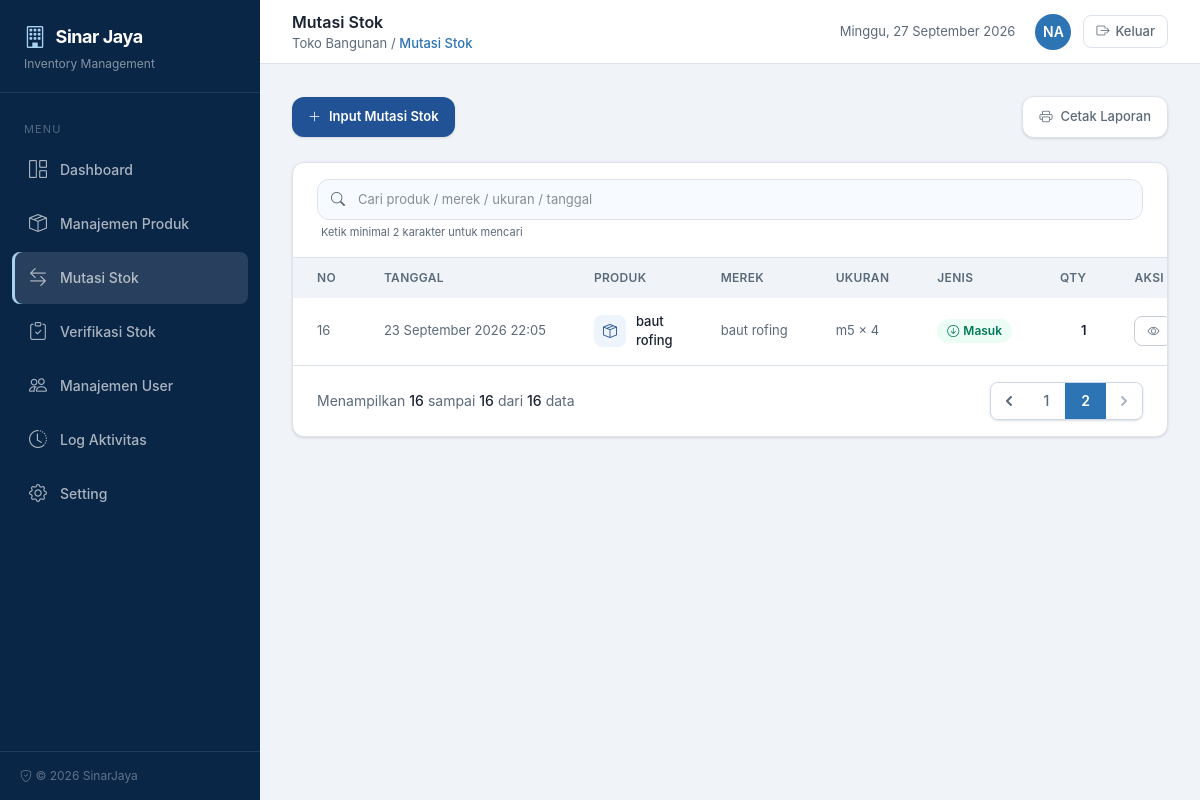
Screenshot of /mutasi-stok?page=2 (signed in) with the database file from the repository.
### tables this page shows
CREATE TABLE "mutasi_stok" ("id" integer primary key autoincrement not null, "id_ukuran" integer not null, "tanggal" datetime not null, "jenis" varchar not null, "qty" numeric not null, "harga_modal" numeric not null, "harga_jual" numeric not null, "keterangan" varchar, "created_at" datetime, "updated_at" datetime, "deleted_at" datetime, foreign key("id_ukuran") references ukuran("id") on delete no action on update no action);

CREATE TABLE "produk" ("id" integer primary key autoincrement not null, "nama" varchar not null, "created_at" datetime, "updated_at" datetime, "deleted_at" datetime);

CREATE TABLE "merek" ("id" integer primary key autoincrement not null, "id_produk" integer not null, "merek" varchar not null, "created_at" datetime, "updated_at" datetime, "deleted_at" datetime, foreign key("id_produk") references "produk"("id"));

CREATE TABLE "ukuran" ("id" integer primary key autoincrement not null, "id_merek" integer not null, "ukuran" varchar not null, "stok" numeric not null, "harga_modal" numeric not null, "harga_jual" numeric not null, "created_at" datetime, "updated_at" datetime, "deleted_at" datetime, ukuran_numeric REAL, foreign key("id_merek") references "merek"("id"));

### index.php (called while the page is built, shortened)
<?php
require_once __DIR__ . '/includes/db.php';
require_once __DIR__ . '/includes/helpers.php';
$uri = parse_url($_SERVER['REQUEST_URI'], PHP_URL_PATH);
$uri = rtrim($uri, '/') ?: '/';
$method = $_SERVER['REQUEST_METHOD'];
$routes = [
    'GET /'                               => ['action' => 'middleware',    'auth' => 'guest'],
    'GET /login'                          => ['page' => 'login',           'auth' => 'guest'],
    'POST /login'                         => ['action' => 'auth',          'auth' => 'guest'],
    'GET /logout'                         => ['action' => 'auth',          'auth' => 'auth', 'do' => 'logout'],
    'GET /dashboard'                      => ['page' => 'dashboard',       'auth' => 'auth'],
    'GET /produk'                         => ['page' => 'produk',          'auth' => 'auth'],
    'POST /produk'                        => ['action' => 'produk',        'auth' => 'auth'],
    'GET /mutasi-stok'                    => ['page' => 'mutasi-stok',     'auth' => 'auth'],
    'GET /mutasi-stok/detail'             => ['page' => 'mutasi-stok-detail', 'auth' => 'auth'],
    'GET /mutasi-stok/input'              => ['page' => 'mutasi-stok-input', 'auth' => 'auth'],
    'POST /mutasi-stok'                   => ['action' => 'mutasi',        'auth' => 'auth'],
    'POST /mutasi-stok/input'             => ['action' => 'mutasi',        'auth' => 'auth'],
    'GET /verifikasi-stok'                => ['page' => 'verifikasi-stok', 'auth' => 'auth'],
    'GET /verifikasi-stok/detail'         => ['page' => 'verifikasi-stok-detail', 'auth' => 'auth'],
    'GET /verifikasi-stok/input'          => ['page' => 'verifikasi-stok-input', 'auth' => 'auth'],
    'POST /verifikasi-stok'               => ['action' => 'verifikasi',    'auth' => 'auth'],
    'POST /verifikasi-stok/input'         => ['action' => 'verifikasi',    'auth' => 'auth'],
    'GET /manajemen-user'                 => ['page' => 'manajemen-user',  'auth' => 'auth'],
    'POST /manajemen-user'                => ['action' => 'user',          'auth' => 'auth'],
    'GET /log-aktivitas'                  => ['page' => 'log-aktivitas',   'auth' => 'auth'],
    'GET /cetak-mutasi'                   => ['page' => 'cetak-mutasi',    'auth' => 'auth'],
    'GET /cetak-log'                      => ['page' => 'cetak-log',       'auth' => 'auth'],
    'GET /setting'                        => ['page' => 'setting',         'auth' => 'auth'],
    'POST /setting'                       => ['action' => 'setting',       'auth' => 'auth'],
    'GET /api/produk-cascade'             => ['api' => 'produk-cascade', 'auth' => 'auth'],
];
$routeKey = $method . ' ' . $uri;
$route = $routes[$routeKey];
$pageFile = __DIR__ . '/pages/' . $route['page'] . '.php';
require $pageFile;

### includes/helpers.php (called while the page is built, shortened)
<?php
function sanitize(mixed $value): string
{
    return htmlspecialchars((string)$value, ENT_QUOTES, 'UTF-8');
}
function e(mixed $value): string
{
    return sanitize($value);
}
function format_qty(float $value): string
{
    $value = round($value, 2);
    if (abs($value - round($value)) < 1e-9) {
        return number_format($value, 0, ',', '.');
    }
    return rtrim(rtrim(number_format($value, 2, ',', '.'), '0'), ',');
}

### includes/db.php (called while the page is built, shortened)
<?php
require_once __DIR__ . '/migrations.php';
function db(): PDO
{
    return $GLOBALS['__pdo_singleton'];
}

### includes/migrations.php (called while the page is built, shortened)
<?php
function migrations_run(PDO $db): void
{
    static $ran = false;
    if ($ran) {
        return;
    }
    $ran = true;
}

### pages/mutasi-stok.php (the view, shortened to what this page needs)
<?php
function format_tanggal($dateStr)
{
    $months = [1 => 'Januari', 2 => 'Februari', 3 => 'Maret', 4 => 'April', 5 => 'Mei', 6 => 'Juni', 7 => 'Juli', 8 => 'Agustus', 9 => 'September', 10 => 'Oktober', 11 => 'November', 12 => 'Desember'];
    $dt = new DateTime($dateStr);
    return $dt->format('d') . ' ' . $months[(int)$dt->format('m')] . ' ' . $dt->format('Y H:i');
}
$search = trim($_GET['search'] ?? '');
$where = 'm.deleted_at IS NULL';
$params = [];
$countSql = "SELECT COUNT(*) FROM mutasi_stok m
    JOIN ukuran u ON u.id = m.id_ukuran
    JOIN merek me ON me.id = u.id_merek
    JOIN produk p ON p.id = me.id_produk
    WHERE {$where}";
$countStmt = db()->prepare($countSql);
$countStmt->execute($params);
$total = (int)$countStmt->fetchColumn();
$page = max(1, (int)($_GET['page'] ?? 1));
$perPage = 15;
$totalPages = max(1, (int)ceil($total / $perPage));
$page = min($page, $totalPages);
$offset = ($page - 1) * $perPage;
$sql = "SELECT m.*, u.ukuran, u.stok, me.merek, p.nama as produk_nama
    FROM mutasi_stok m
    JOIN ukuran u ON u.id = m.id_ukuran
    JOIN merek me ON me.id = u.id_merek
    JOIN produk p ON p.id = me.id_produk
    WHERE {$where}
    ORDER BY m.tanggal DESC, m.id DESC
    LIMIT {$perPage} OFFSET {$offset}";
$stmt = db()->prepare($sql);
$stmt->execute($params);
$rows = $stmt->fetchAll(PDO::FETCH_ASSOC);
$pagination = [
    'rows' => $rows,
    'total' => $total,
    'page' => $page,
    'perPage' => $perPage,
    'totalPages' => $totalPages,
    'hasPages' => $totalPages > 1,
    'hasPrev' => $page > 1,
    'hasNext' => $page < $totalPages,
    'firstItem' => $total > 0 ? ($page - 1) * $perPage + 1 : 0,
    'lastItem' => min($page * $perPage, $total),
];
?>
<div class="space-y-6">
    <div class="flex flex-col sm:flex-row sm:items-center justify-between gap-4">
        <a href="/mutasi-stok/input?new=1"
            class="inline-flex items-center gap-2 px-4 py-2.5 bg-[#205295] text-white text-[13px] font-semibold rounded-xl hover:bg-[#183d72] transition shadow-sm">
            <i class="bi bi-plus-lg"></i> Input Mutasi Stok
        </a>
        <button onclick="window.openModalCetakMutasi()" type="button"
            class="inline-flex items-center gap-2 px-4 py-2.5 bg-white border border-[#dce3ed] text-[#5a6a7a] text-[13px] font-medium rounded-xl hover:bg-[#f0f4f8] transition shadow-sm">
            <i class="bi bi-printer"></i> Cetak Laporan
        </button>
    </div>
    <div class="bg-white rounded-xl shadow-sm border border-[#dce3ed] overflow-hidden">
        <div class="px-6 py-4 border-b border-[#dce3ed]">
            <form method="GET" action="/mutasi-stok" class="relative flex">
                    <input type="text" name="search" value="<?= e($search) ?>"
                        placeholder="Cari produk / merek / ukuran / tanggal"
                        minlength="2"
                        title="Ketik minimal 2 karakter untuk mencari"
                        class="w-full pl-10 pr-4 py-2.5 text-[13px] border border-[#dce3ed] rounded-xl focus:outline-none focus:ring-2 focus:ring-[#205295]/20 focus:border-[#205295] transition bg-[#f7faff]">
                    <i class="bi bi-search absolute left-3.5 top-1/2 -translate-y-1/2 text-[#5a6a7a] text-sm"></i>
            </form>
            <p class="mt-1 text-[11px] text-[#5a6a7a] pl-1">Ketik minimal 2 karakter untuk mencari</p>
        </div>
        <div class="overflow-x-auto">
            <table class="w-full text-[13px]">
                <thead>
                    <tr class="text-left bg-[#f0f4f9] text-[#5a6a7a] text-xs uppercase tracking-wide">
                        <th class="px-6 py-3 font-semibold">No</th>
                        <th class="px-6 py-3 font-semibold">Tanggal</th>
                        <th class="px-6 py-3 font-semibold">Produk</th>
                        <th class="px-6 py-3 font-semibold">Merek</th>
                        <th class="px-6 py-3 font-semibold">Ukuran</th>
                        <th class="px-6 py-3 font-semibold">Jenis</th>
                        <th class="px-6 py-3 font-semibold text-right">Qty</th>
                        <th class="px-6 py-3 font-semibold">Aksi</th>
                    </tr>
                </thead>
                <tbody class="divide-y divide-[#e4e9f0]">
                    <?php if (empty($rows)): ?>
                        <tr>
                            <td colspan="6" class="px-6 py-12 text-center text-[#5a6a7a]">
                                <i class="bi bi-inbox text-4xl block mb-2 text-[#c3cbd5]"></i>
                                <?php if ($search !== ''): ?>
                                    Tidak ada data yang cocok dengan pencarian "<strong><?= e($search) ?></strong>".
                                <?php else: ?>
                                    Belum ada riwayat mutasi stok.
                                <?php endif; ?>
                            </td>
                        </tr>
                    <?php else: ?>
                        <?php $no = ($page - 1) * $perPage; ?>
                        <?php foreach ($rows as $row): $no++; ?>
                            <tr class="hover:bg-[#f7faff]">
                                <td class="px-6 py-3.5 text-[#5a6a7a]"><?= $no ?></td>
                                <td class="px-6 py-3.5 text-[#5a6a7a] whitespace-nowrap"><?= e(format_tanggal($row['tanggal'])) ?></td>
                                <td class="px-6 py-3.5">
                                    <div class="flex items-center gap-2.5">
                                        <div class="w-8 h-8 rounded-lg bg-[#eef4fb] flex items-center justify-center flex-shrink-0">
                                            <i class="bi bi-box-seam text-[#205295] text-sm"></i>
                                        </div>
                                        <div>
                                            <div class="font-medium text-[#1a2332]"><?= e($row['produk_nama']) ?></div>
                                        </div>
                                    </div>
                                </td>
                                <td class="px-6 py-3.5 text-[#5a6a7a] whitespace-nowrap"><?= e($row['merek']) ?></td>
                                <td class="px-6 py-3.5 text-[#5a6a7a] whitespace-nowrap"><?= e($row['ukuran']) ?></td>
                                <td class="px-6 py-3.5">
                                    <?php if ($row['jenis'] === 'masuk'): ?>
                                        <span class="inline-flex items-center gap-1 px-2.5 py-1 rounded-full bg-emerald-50 text-emerald-700 text-xs font-semibold">
                                            <i class="bi bi-arrow-down-circle"></i> Masuk
                                        </span>
                                    <?php else: ?>
                                        <span class="inline-flex items-center gap-1 px-2.5 py-1 rounded-full bg-red-50 text-red-700 text-xs font-semibold">
                                            <i class="bi bi-arrow-up-circle"></i> Keluar
                                        </span>
                                    <?php endif; ?>
                                </td>
                                <td class="px-6 py-3.5 text-right font-semibold text-[#1a2332]"><?= format_qty((float)$row['qty']) ?></td>
                                <td class="px-6 py-3.5 whitespace-nowrap">
                                    <a href="/mutasi-stok/detail?id=<?= $row['id'] ?>&amp;search=<?= e(urlencode($search)) ?>&amp;page=<?= $page ?>"
                                       class="inline-flex px-3 py-1.5 rounded-lg border border-[#c9cbd3] text-[#5a6a7a] hover:text-[#2c74b3] hover:border-[#2c74b3] text-xs transition"
                                       title="Lihat detail">
                                        <i class="bi bi-eye"></i>
                                    </a>
                                </td>
                            </tr>
                        <?php endforeach; ?>
                    <?php endif; ?>
                </tbody>
            </table>
        </div>
        <?php if ($pagination['hasPages']): ?>
            <div class="px-6 py-4 border-t border-[#dce3ed]">
                <?php require __DIR__ . '/../templates/components/pagination.php'; ?>
            </div>
        <?php endif; ?>
    </div>
</div>
<?php
require __DIR__ . '/../templates/app.php';

### rows the page displays
mutasi_stok: tanggal "23 September 2026 22:05", produk.nama "baut rofing", merek.merek "baut rofing", id_ukuran.ukuran "m5 × 4", jenis "masuk" (drawn), qty "1"

### other values shown
$headerTitle "Mutasi Stok"
$breadcrumb "Mutasi Stok"
$initials "NA"
$firstItem "16"
$lastItem "16"
$total "16"
